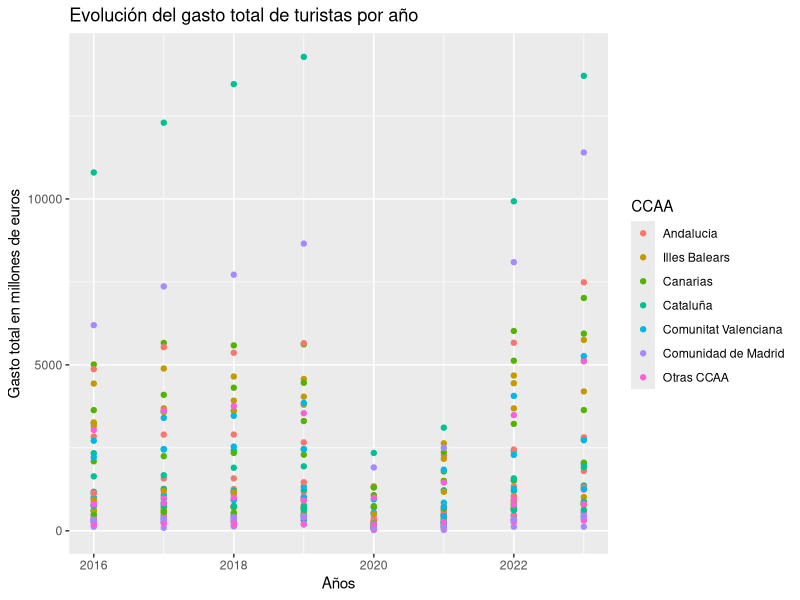
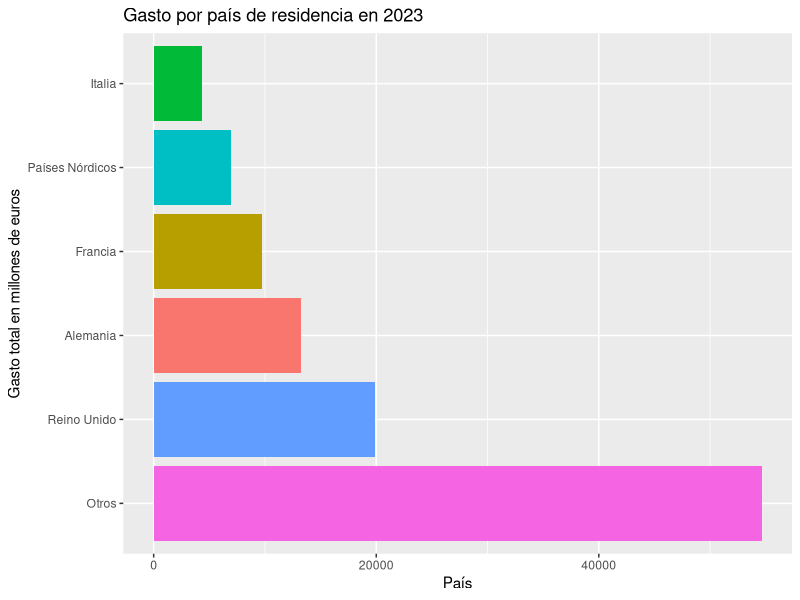
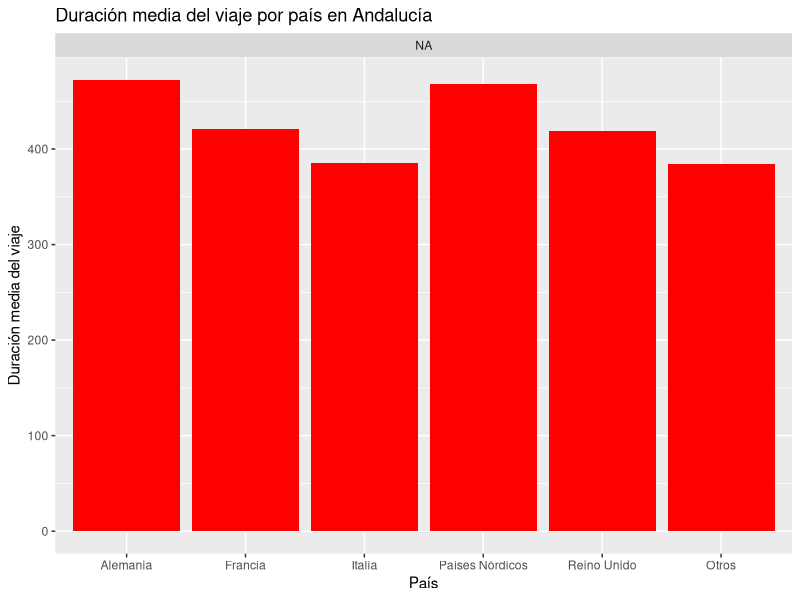
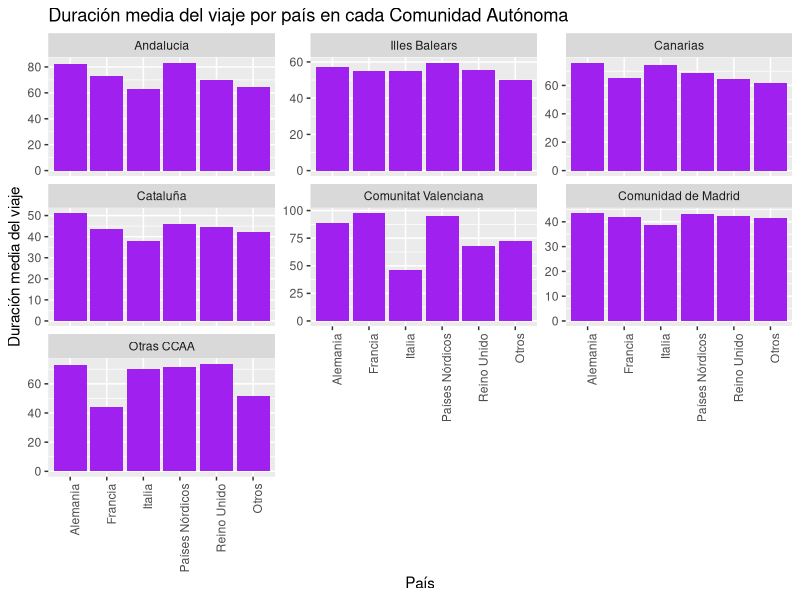
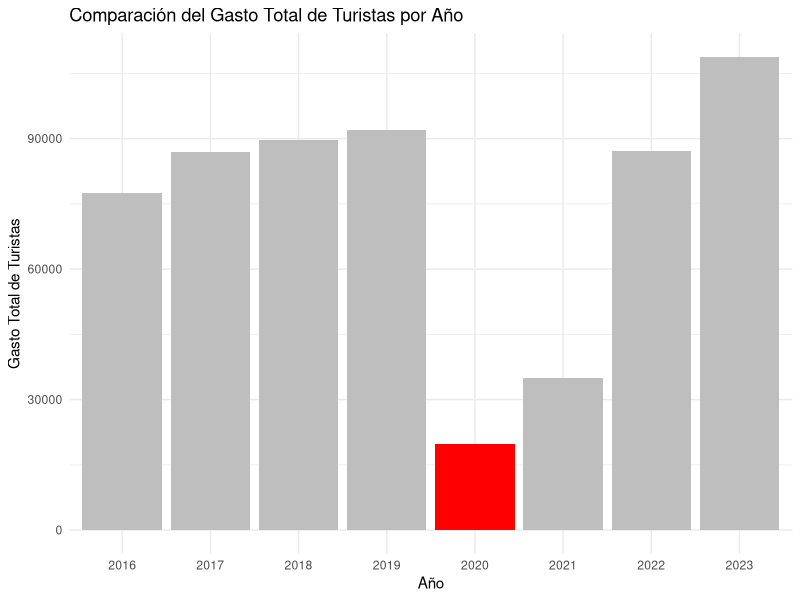
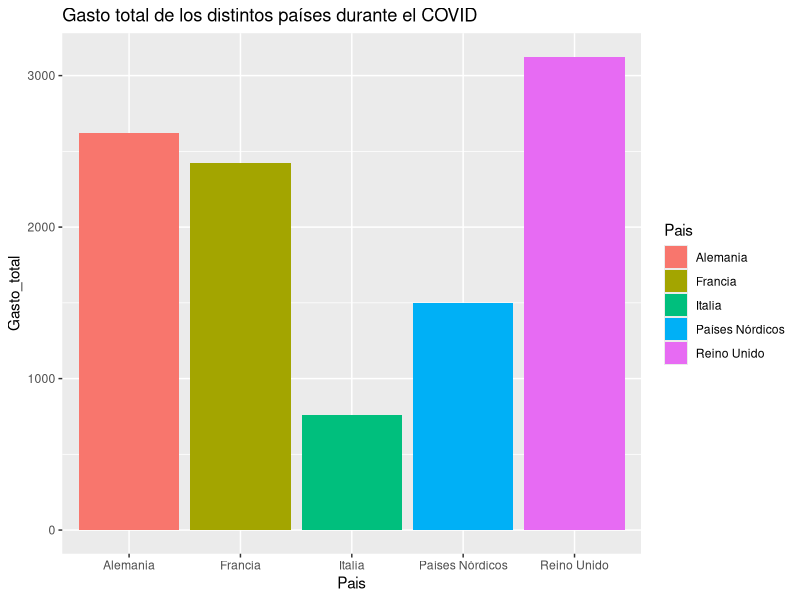
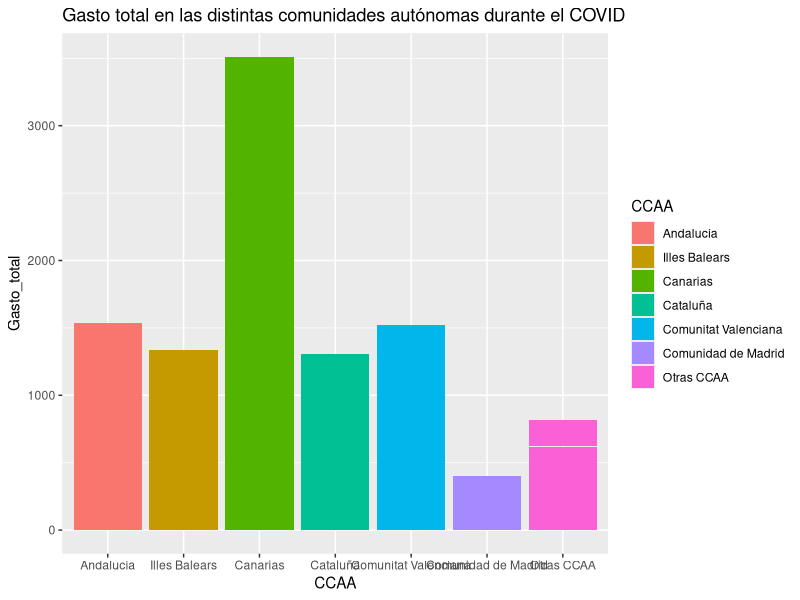

Write the R code that produced these figures, in order.
## ---- chunk 1
# Setup Chunk
library(here)
library(knitr)

knitr::opts_chunk$set(echo = TRUE)
knitr::opts_knit$set(root.dir = here::here()) # Set working directory a la carpeta del proyecto en lugar de a la sub-cartpeta del Rmd
## ---- chunk 2
rm(list=ls())  # Borrar todas las variables al principio
## ---- chunk 3
library(readr)
library(ggplot2)
## ---- chunk 4
gastos <- read_delim("data/Gasto_turistas_internacionales_segun_comunidad_paisresidencia.csv",  delim = ";", escape_double = FALSE, trim_ws = TRUE)
## ---- chunk 5
tipos_datos <- unique(gastos$`Gastos y duración media de los viajes`)
tipos_datos
## ---- chunk 6
gastos1 <- subset(gastos,gastos$`Gastos y duración media de los viajes`== tipos_datos[1])
colnames(gastos1)[colnames(gastos1)=="Total"]<- "Gasto_total"
gastos1<- subset(gastos1, select = -`Gastos y duración media de los viajes`)
## ---- chunk 7
gastos2 <- subset(gastos,gastos$`Gastos y duración media de los viajes`== tipos_datos[2])
colnames(gastos2)[colnames(gastos2)=="Total"]<- "Gasto_medio_persona"
gastos2<- subset(gastos2, select = -`Gastos y duración media de los viajes`)
## ---- chunk 8
gastos3 <- subset(gastos,gastos$`Gastos y duración media de los viajes`== tipos_datos[3])
colnames(gastos3)[colnames(gastos3)=="Total"]<- "Gasto_medio_diario_persona"
gastos3<- subset(gastos3, select = -`Gastos y duración media de los viajes`)
## ---- chunk 9
gastos4 <- subset(gastos,gastos$`Gastos y duración media de los viajes`== tipos_datos[4])
colnames(gastos4)[colnames(gastos4)=="Total"]<- "Duracion_media"
gastos4<- subset(gastos4, select = -`Gastos y duración media de los viajes`)
## ---- chunk 10

# Compruebo que en todas las columnas salvo la última todos las filas son iguales para poder hacer merge de los dos datasets correctamente
any(gastos1[1:length(nrow(gastos1)-1)] !=gastos2[1:length(nrow(gastos2)-1)])
any(gastos3[1:length(nrow(gastos1)-1)] !=gastos4[1:length(nrow(gastos2)-1)])

## ---- chunk 11
# Uno los dos datasets en un único dataset con el que trabajar

gastos12 <- merge(gastos1,gastos2, by = c(colnames(gastos1[1:length(gastos1)-1])))
gastos34 <- merge(gastos3,gastos4, by = c(colnames(gastos3[1:length(gastos3)-1])))
## ---- chunk 12
# Compruebo que en todas las columnas salvo la última todos las filas son iguales para poder hacer merge de los dos datasets correctamente
any(gastos12[1:length(nrow(gastos12)-2)] !=gastos34[1:length(nrow(gastos34)-2)])


# Uno los dos datasets
datos <- merge(gastos12,gastos34, by = c(colnames(gastos12[1:4])))
## ---- chunk 13
unique(datos$`Tipo de dato`)

# Nos quedamos únicamente con los datos base, quitando las tasas de variación
datos <- subset(datos, datos$`Tipo de dato`== unique(datos$`Tipo de dato`)[1])
# Quito la columna irrelevante
datos <- subset(datos, select = -`Tipo de dato`)
## ---- chunk 14
rm(gastos,gastos1, gastos2, gastos3,gastos34,gastos4,gastos12)
## ---- chunk 15
lapply(datos,class)
## ---- chunk 16
# Quitar punto de miles
datos[, 4:ncol(datos)] <- lapply(datos[, 4:ncol(datos)], function(x) gsub("\\.", "", x))
# Sustituir coma decimal por punto decimal
datos[, 4:ncol(datos)] <- lapply(datos[, 4:ncol(datos)], function(x) gsub(",", ".", x))
# Transformar a numerico
datos[, 4:ncol(datos)] <- lapply(datos[, 4:ncol(datos)], function(x) as.numeric(x))
# Comprobar la clase
lapply(datos,class)
## ---- chunk 17
# Comprobar si hay datos NA
any(is.na(datos))
## ---- chunk 18
unique(datos$`País de residencia`)

# Transformacion a factor de paises de residencia
datos$`País de residencia` <- as.factor(datos$`País de residencia`)
## ---- chunk 19
# Quitar filas de total de columna comunidades autonomas
datos <- subset(datos,datos$`Total Nacional y CCAA` != "Total")
## ---- chunk 20
# Transformacion a factor de nombres de comunidades
unique(datos$`Total Nacional y CCAA`)
datos$`Total Nacional y CCAA`<- as.factor(datos$`Total Nacional y CCAA`)
levels(datos$`Total Nacional y CCAA`) <- c("Andalucía", "Illes Balears","Canarias", "Cataluña","Comunitat Valenciana", "Comunidad de Madrid", "Otras CCAA")


## ---- chunk 21
colnames(datos)
nombres_columnas <- c("Pais", "CCAA", "Periodo", colnames(datos)[4:7])
colnames(datos)<- nombres_columnas
colnames(datos)
## ---- chunk 22
# Cambiar el nombre de las filas
paises <- levels(datos$Pais)
paises[paises=="Total"] <- "Otros"
levels(datos$Pais) <- paises

## ---- chunk 23
comunidades <- levels(datos$CCAA)
anos <- unique(datos$Periodo)
for (i in comunidades){
  for (j in anos){
  aux <- datos[datos$CCAA==i & datos$Periodo == j, "Gasto_total"]
datos[datos$CCAA==i & datos$Periodo == j & datos$Pais == "Otros", "Gasto_total"]<- aux[length(aux)] - sum(aux[1:length(aux)-1])  # Gasto del resto de paises es el gasto total - gasto de los otos paises
  }
}

## ---- chunk 24
# Arreglar duracion media
for (i in comunidades){
  for (j in anos){
  aux <- datos[datos$CCAA==i & datos$Periodo == j, "Duracion_media"]
datos[datos$CCAA==i & datos$Periodo == j & datos$Pais == "Otros", "Duracion_media"]<- (aux[length(aux)]- (5/194)*sum(aux[1:length(aux)-1]))*194/(194-5)
  }
}

## ---- chunk 25
# Arreglar Gasto_medio_persona
for (i in comunidades){
  for (j in anos){
  aux <- datos[datos$CCAA==i & datos$Periodo == j, "Gasto_medio_persona"]
datos[datos$CCAA==i & datos$Periodo == j & datos$Pais == "Otros", "Gasto_medio_persona"]<- (aux[length(aux)]- (5/194)*sum(aux[1:length(aux)-1]))*194/(194-5)
  }
}

## ---- chunk 26
# Arreglar Gasto_medio_diario_persona
for (i in comunidades){
  for (j in anos){
  aux <- datos[datos$CCAA==i & datos$Periodo == j, "Gasto_medio_diario_persona"]
datos[datos$CCAA==i & datos$Periodo == j & datos$Pais == "Otros", "Gasto_medio_diario_persona"]<- (aux[length(aux)]- (5/194)*sum(aux[1:length(aux)-1]))*194/(194-5)
  }
}

## ---- chunk 27
# Visualización de los datos e interpretación de los posibles patrones

# Visualización previa para tener una idea de ciertas variables de los datos
ggplot(datos, aes(x = Periodo, y = Gasto_total, color = CCAA, group = 1)) +
  geom_point() +
  labs(title = "Evolución del gasto total de turistas por año", x  = "Años", y = "Gasto total en millones de euros")

# Nos centramos en un año en concreto y visualizamos el gasto total por país en ese año
ggplot(datos[datos$Periodo == 2023, ], aes(x = reorder(Pais, -Gasto_total), y = Gasto_total)) +
  geom_bar(stat = "identity", aes(fill = Pais)) +
  coord_flip() +
  labs(title = "Gasto por país de residencia en 2023", x = "Gasto total en millones de euros", y = "País") +  
  theme(legend.position = "none")

# Para analizar únicamente una variable por país en una sola Comunidad Autónoma.
ggplot(datos, aes(x = Pais, y = Duracion_media)) + 
  geom_bar(stat = "identity", fill = "red") +
  facet_grid(.~CCAA["i"],scales = "free") +
  labs(title = "Duración media del viaje por país en Andalucía", x = "País", y = "Duración media del viaje")

# Para todas las Comunidades Autónomas por separado
ggplot(datos, aes(x = Pais, y = Duracion_media)) + 
  geom_bar(stat = "identity", fill = "purple") +
  facet_wrap(~ CCAA, scales = "free_y") +  
  labs(title = "Duración media del viaje por país en cada Comunidad Autónoma", 
       x = "País", 
       y = "Duración media del viaje") +
  theme(axis.text.x = element_text(angle = 90, hjust = 1))


## ---- chunk 28
library(tidyr)

covid <- datos[datos$Periodo == 2020, ]
no_covid <- datos[datos$Periodo != 2020, ]
media_sin_covid <- mean(no_covid$Gasto_total[])
media_covid <- mean(covid$Gasto_total)
cat("La media del gasto total durante el COVID es de", media_covid,"millones de euros\n")
cat("Mientras que sin COVID es de", media_sin_covid,"millones de euros\n")




datos %>% ggplot(aes(x = factor(Periodo), y = Gasto_total, fill = (Periodo == 2020))) +
  geom_bar(stat = "identity") +
  scale_fill_manual(values = c("grey", "red")) +
  labs(x = "Año", y = "Gasto Total de Turistas", title = "Comparación del Gasto Total de Turistas por Año") +
  theme_minimal() +
  theme(legend.position = "none")

covid_sin_otros <- covid[covid$Pais != "Otros", ] # Elimino los datos correspondientes a otros países ya que son una suma y no se representa correctamente la tendencia.
covid_sin_otros %>% ggplot(aes(x = Pais, y = Gasto_total, fill = Pais)) + geom_bar(stat = "identity") + labs(title = "Gasto total de los distintos países durante el COVID") # Reino Unido gastó más en COVID que el resto de países, Italia el que menos.


## ---- chunk 29
#¿En qué comunidad autónoma se viajó más durante el COVID?
covid_sin_otros %>% ggplot(aes(x = CCAA, y = Gasto_total, fill = CCAA)) + geom_bar(stat = "identity")  + labs(title = "Gasto total en las distintas comunidades autónomas durante el COVID")

# En Canarias el gasto de turistas fue mayor que en el resto de Comunidades Autónomas durante el COVID, ¿menor regulación?
